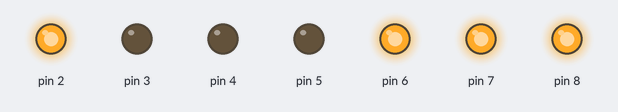
Bench run of a sketch on a simulated Arduino Uno, built with avr-gcc and run on an emulated ATmega328P. Parts: output pins drawn as LEDs (lit = HIGH).

Above: at 0.5 s.
At 1.5 s:
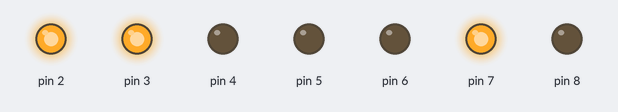
At 2.5 s:
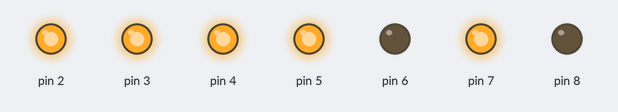
At 3.5 s:
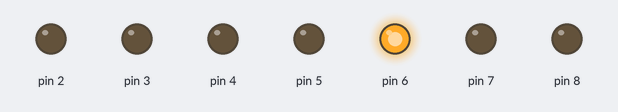
At 4.5 s:
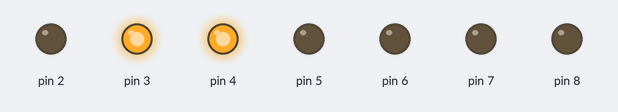
Timing chart, 0 to 6.5 s (numbered marks = the images above):
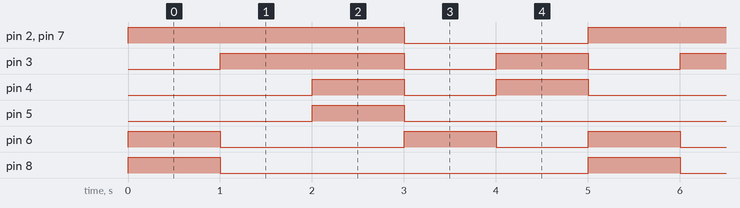

Measured:
- by itself, pin 2, pin 7: alternates HIGH for 3.0 s and LOW for 2.0 s
- by itself, pin 3: repeats every 5.0 s: LOW 1.0 s, HIGH 1.0 s, LOW 1.0 s, HIGH 2.0 s
- by itself, pin 4: repeats every 5.0 s: LOW 1.0 s, HIGH 1.0 s, LOW 2.0 s, HIGH 1.0 s
- by itself, pin 5, pin 8: alternates HIGH for 1.0 s and LOW for 4.0 s
- by itself, pin 6: repeats every 5.0 s: HIGH 1.0 s, LOW 1.0 s, HIGH 1.0 s, LOW 2.0 s

The sketch:

Programa_Nombre.ino
```cpp
void setup()
{

    pinMode(2, OUTPUT);
    pinMode(3, OUTPUT);
    pinMode(4, OUTPUT);
    pinMode(5, OUTPUT);
    pinMode(6, OUTPUT);
    pinMode(7, OUTPUT);
    pinMode(8, OUTPUT);

    digitalWrite(2, HIGH);//apagar
    digitalWrite(3, HIGH);//apagar
    digitalWrite(4, HIGH);//apagar
    digitalWrite(5, HIGH);//apagar
    digitalWrite(6, HIGH);//apagar
    digitalWrite(7, HIGH);//apagar
    digitalWrite(8, HIGH);//apagar
      }
void loop()
{
    digitalWrite(2, HIGH);
    digitalWrite(3, LOW);
    digitalWrite(4, LOW);
    digitalWrite(5, LOW);
    digitalWrite(6, HIGH);
    digitalWrite(7, HIGH);
    digitalWrite(8, HIGH);
    delay(1000);

    digitalWrite(2, HIGH);
    digitalWrite(3, HIGH);
    digitalWrite(4, LOW);
    digitalWrite(5, LOW);
    digitalWrite(6, LOW);
    digitalWrite(7, HIGH);
    digitalWrite(8, LOW);
  delay(1000);

    digitalWrite(2, HIGH);
    digitalWrite(3, HIGH);
    digitalWrite(4, HIGH);
    digitalWrite(5, HIGH);
    digitalWrite(6, LOW);
    digitalWrite(7, HIGH);
    digitalWrite(8, LOW);
    delay(1000);

    digitalWrite(2, LOW);
    digitalWrite(3, LOW);
    digitalWrite(4, LOW);
    digitalWrite(5, LOW);
    digitalWrite(6, HIGH);
    digitalWrite(7, LOW);
    digitalWrite(8, LOW);
    delay(1000);

    digitalWrite(2, LOW);
    digitalWrite(3, HIGH);
    digitalWrite(4, HIGH);
    digitalWrite(5, LOW);
    digitalWrite(6, LOW);
    digitalWrite(7, LOW);
    digitalWrite(8, LOW);
    delay(1000);

}
```
